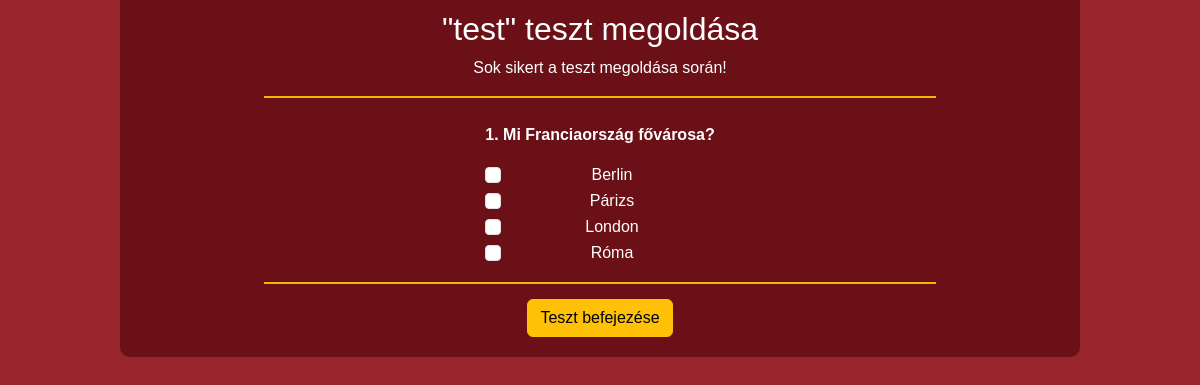
The page /test/run-test/26/ on the database its author committed.
### roman_map/models.py (models this page shows, shortened)
class Quiz(models.Model):
    id = models.BigAutoField(primary_key=True)
    title = models.CharField(max_length=255)
    description = models.TextField()
    created_date = models.DateTimeField(auto_now_add=True)
    created_by = models.ForeignKey(CustomUser, on_delete=models.CASCADE, related_name='created_quizzes', null=True, blank=True)

class Question(models.Model):
    id = models.BigAutoField(primary_key=True)
    QUESTION_TYPES = [
        ('mc', 'Több válasz'),
        ('tf', 'Igaz/Hamis')
    ]
    def validate_positiv_number(value):
        if value < 0:
            raise ValidationError(
                ('%(value)s kisebb min 0.'),
                params={'value': value},
            )
    quiz = models.ForeignKey(Quiz, on_delete=models.SET_NULL, related_name='questions', null=True, blank=True)
    text = models.CharField(max_length=255, blank=False)
    question_type = models.CharField(max_length=2, choices=QUESTION_TYPES)
    points = models.PositiveIntegerField(default=0, validators=[validate_positiv_number])

class Answer(models.Model):
    id = models.BigAutoField(primary_key=True)
    question = models.ForeignKey(Question, on_delete=models.CASCADE, related_name='answers')
    text = models.CharField(max_length=255, blank=True)
    is_correct = models.BooleanField(default=False)

### roman_map/views.py (the view, shortened to what this page needs)
# urls.py: path('test/run-test/<int:quiz_id>/', view=views.teszt_inditasa, name='teszt_inditasa'),
def teszt_inditasa(request, quiz_id):
    try:
        quiz = Quiz.objects.get(id = quiz_id)
        if not quiz:
            db_logger.error("Hiba. Az indítani kívánt teszt nem található.")
            messages.error(request, "Hiba. Az indítani kívánt teszt nem található.")
        total_points = quiz.questions.aggregate(Sum('points'))['points__sum'] or 0
        questions = list(quiz.questions.all())
        random.shuffle(questions)
        return render(request, 'quiz/run_test.html', {'quiz': quiz, 'questions': questions})
    except Exception as e:
        db_logger.error("Hiba: "+str(e))
        messages.error(request, "Hiba teszt során")
        return redirect('teszt')

### roman_map/templates/quiz/run_test.html (shortened to what this page needs)
{% extends "quiz/test.html" %}
{% block content %}
    <div class="content">
        <h2>"{{ quiz.title }}" teszt megoldása</h2>
        <p>Sok sikert a teszt megoldása során!</p>
        <div class="disz-csik"></div>
        <form method="post">
            {% for question in questions %}
                <div class="question-item">
                    <p><strong>{{ forloop.counter }}. {{ question.text }}</strong></p>
                    <div class="question-item-inputs">
                        {% if question.question_type == 'tf' %}
                            <div class="form-check">
                                <input type="radio" name="question_{{ question.id }}" value="true" class="form-check-input" id="question_{{ question.id }}">
                                <label for="question_{{ question.id }}">Igaz</label>
                            </div>
                            <div class="form-check">
                                <input type="radio" name="question_{{ question.id }}" value="false" class="form-check-input" id="question_{{ question.id }}">
                                <label for="question_{{ question.id }}">Hamis</label>
                            </div>
                        {% else %}
                            {% for answer in question.answers.all %}
                                <div class="form-check">
                                    <input type="checkbox" name="question_{{ question.id }}" value="{{ answer.id }}" class="form-check-input" id="question_{{ question.id }}">
                                    <label for="question_{{ question.id }}">{{ answer.text }}</label>
                                </div>
                            {% endfor %}
                        {% endif %}
                    </div>
                </div>
            {% endfor %}
            <div class="disz-csik"></div>
            <button type="submit" class="btn btn-warning">Teszt befejezése</button>
        </form>
    </div>
{% endblock content %}

### roman_map/static/styles/tests.css (style rules this page uses)
.disz-csik { width: 70%; height: 2px; background-color: #ecba04; margin-top: 15px; margin-bottom: 15px; margin-left: auto; margin-right: auto; }
.content form { padding-top: 10px; padding-bottom: 10px; display: flex; flex-direction: column; align-items: center; color: white; }
.content { width: 80%; margin: auto; background-color: #6B1016; border-radius: 0 0 10px 10px; padding-bottom: 10px; padding-top: 10px; color: white; }
.tests-background { font-family: Arial, sans-serif; text-align: center; background-color: #98252c; }

### rows shown on the page
Quiz: title "test"
Question: text "Mi Franciaország fővárosa?"
Answer: text "Berlin"
Answer: text "Párizs"
Answer: text "London"
Answer: text "Róma"
